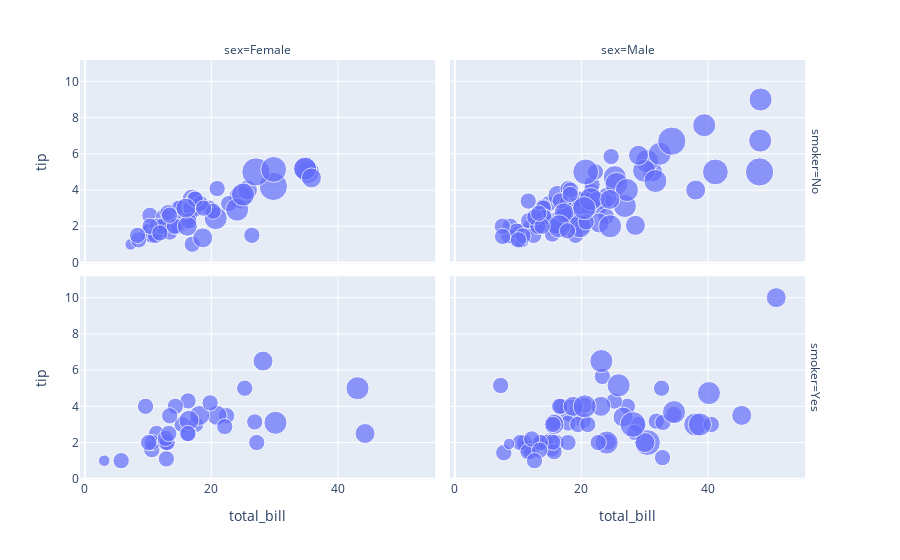

Here is the notebook cell this chart was saved with:
### Code cell
px.scatter(tips,x='total_bill',y='tip',
           size='size',
           facet_col='sex',
           facet_row='smoker')

### Figure 1 — Plotly figure (JSON) as saved in the notebook; plotly's stock layout.template omitted (floating-point values rounded to 4 significant figures)
{"data": [{"hovertemplate": "smoker=No<br>sex=Female<br>total_bill=%{x}<br>tip=%{y}<br>size=%{marker.size}<extra></extra>", "legendgroup": "", "marker": {"color": "#636efa", "size": [2, 4, 4, 2, 3, 3, 2, 2, 2, 2, 4, 3, 2, 4, 2, 2, 3, 2, 1, 4, 2, 2, 1, 3, 2, 2, 2, 4, 2, 2, 6, 2, 2, 2, 2, 2, 2, 2, 2, 2, 2, 2, 6, 2, 2, 3, 2, 5, 4, 2, 3, 3, 3, 2], "sizemode": "area", "sizeref": 0.015, "symbol": "circle"}, "mode": "markers", "name": "", "orientation": "v", "showlegend": false, "type": "scatter", "x": [16.99, 24.59, 35.26, 14.83, 10.33, 16.97, 20.29, 15.77, 19.65, 15.06, 20.69, 16.93, 10.29, 34.81, 26.41, 16.45, 17.07, 14.73, 10.07, 34.83, 22.75, 20.92, 7.25, 25.71, 17.31, 10.65, 12.43, 24.08, 13.42, 12.48, 29.8, 14.52, 11.38, 20.27, 11.17, 12.26, 18.26, 8.51, 10.33, 14.15, 13.16, 17.47, 27.05, 16.43, 8.35, 18.64, 11.87, 29.85, 25, 13.39, 16.21, 15.98, 35.83, 18.78], "xaxis": "x3", "y": [1.01, 3.61, 5, 3.02, 1.67, 3.5, 2.75, 2.23, 3, 3, 2.45, 3.07, 2.6, 5.2, 1.5, 2.47, 3, 2.2, 1.83, 5.17, 3.25, 4.08, 1, 4, 3.5, 1.5, 1.8, 2.92, 1.68, 2.52, 4.2, 2, 2, 2.83, 1.5, 2, 3.25, 1.25, 2, 2, 2.75, 3.5, 5, 2.3, 1.5, 1.36, 1.63, 5.14, 3.75, 2.61, 2, 3, 4.67, 3], "yaxis": "y3"}, {"hovertemplate": "smoker=No<br>sex=Male<br>total_bill=%{x}<br>tip=%{y}<br>size=%{marker.size}<extra></extra>", "legendgroup": "", "marker": {"color": "#636efa", "size": [3, 3, 2, 4, 2, 4, 2, 2, 2, 2, 4, 2, 3, 3, 2, 4, 2, 4, 2, 2, 2, 2, 4, 2, 3, 3, 3, 3, 3, 2, 2, 2, 4, 2, 2, 4, 3, 2, 2, 2, 4, 2, 4, 3, 3, 2, 2, 2, 4, 2, 2, 2, 2, 2, 2, 2, 2, 2, 2, 2, 2, 3, 2, 4, 2, 2, 2, 2, 3, 2, 6, 5, 2, 2, 2, 2, 3, 4, 4, 6, 4, 4, 2, 2, 3, 2, 4, 5, 2, 4, 4, 2, 2, 2, 2, 3, 2], "sizemode": "area", "sizeref": 0.015, "symbol": "circle"}, "mode": "markers", "name": "", "orientation": "v", "showlegend": false, "type": "scatter", "x": [10.34, 21.01, 23.68, 25.29, 8.77, 26.88, 15.04, 14.78, 10.27, 15.42, 18.43, 21.58, 16.29, 20.65, 17.92, 39.42, 19.82, 17.81, 13.37, 12.69, 21.7, 9.55, 18.35, 17.78, 24.06, 16.31, 18.69, 31.27, 16.04, 17.46, 13.94, 9.68, 30.4, 18.29, 22.23, 32.4, 28.55, 18.04, 12.54, 9.94, 25.56, 19.49, 48.27, 17.59, 20.08, 20.23, 12.02, 10.51, 27.2, 22.76, 17.29, 16.66, 15.98, 13.03, 18.28, 24.71, 21.16, 22.49, 12.46, 18.24, 14, 38.07, 23.95, 29.93, 11.69, 14.26, 15.95, 8.52, 22.82, 19.08, 34.3, 41.19, 9.78, 7.51, 14.07, 13.13, 17.26, 24.55, 19.77, 48.17, 16.49, 21.5, 12.66, 13.81, 24.52, 20.76, 31.71, 20.69, 7.56, 48.33, 20.45, 13.28, 11.61, 10.77, 10.07, 29.03, 17.82], "xaxis": "x4", "y": [1.66, 3.5, 3.31, 4.71, 2, 3.12, 1.96, 3.23, 1.71, 1.57, 3, 3.92, 3.71, 3.35, 4.08, 7.58, 3.18, 2.34, 2, 2, 4.3, 1.45, 2.5, 3.27, 3.6, 2, 2.31, 5, 2.24, 2.54, 3.06, 1.32, 5.6, 3, 5, 6, 2.05, 3, 2.5, 1.56, 4.34, 3.51, 6.73, 2.64, 3.15, 2.01, 1.97, 1.25, 4, 3, 2.71, 3.4, 2.03, 2, 4, 5.85, 3, 3.5, 1.5, 3.76, 3, 4, 2.55, 5.07, 2.31, 2.5, 2, 1.48, 2.18, 1.5, 6.7, 5, 1.73, 2, 2.5, 2, 2.74, 2, 2, 5, 2, 3.5, 2.5, 2, 3.48, 2.24, 4.5, 5, 1.44, 9, 3, 2.72, 3.39, 1.47, 1.25, 5.92, 1.75], "yaxis": "y4"}, {"hovertemplate": "smoker=Yes<br>sex=Female<br>total_bill=%{x}<br>tip=%{y}<br>size=%{marker.size}<extra></extra>", "legendgroup": "", "marker": {"color": "#636efa", "size": [1, 2, 2, 2, 2, 2, 2, 3, 2, 2, 2, 2, 2, 2, 3, 3, 2, 4, 2, 2, 2, 2, 3, 2, 2, 3, 2, 4, 2, 2, 2, 2, 2], "sizemode": "area", "sizeref": 0.015, "symbol": "circle"}, "mode": "markers", "name": "", "orientation": "v", "showlegend": false, "type": "scatter", "x": [3.07, 26.86, 25.28, 5.75, 16.32, 11.35, 15.38, 44.3, 22.42, 14.31, 17.51, 10.59, 10.63, 9.6, 20.9, 18.15, 19.81, 43.11, 13, 12.74, 13, 16.4, 16.47, 12.76, 13.27, 28.17, 12.9, 30.14, 13.42, 16.27, 10.09, 22.12, 27.18], "xaxis": "x", "y": [1, 3.14, 5, 1, 4.3, 2.5, 3, 2.5, 3.48, 4, 3, 1.61, 2, 4, 3.5, 3.5, 4.19, 5, 2, 2.01, 2, 2.5, 3.23, 2.23, 2.5, 6.5, 1.1, 3.09, 3.48, 2.5, 2, 2.88, 2], "yaxis": "y"}, {"hovertemplate": "smoker=Yes<br>sex=Male<br>total_bill=%{x}<br>tip=%{y}<br>size=%{marker.size}<extra></extra>", "legendgroup": "", "marker": {"color": "#636efa", "size": [4, 2, 2, 2, 2, 4, 2, 2, 2, 2, 2, 4, 2, 2, 2, 2, 2, 2, 2, 3, 2, 2, 2, 2, 2, 2, 2, 2, 4, 2, 3, 4, 2, 5, 3, 2, 2, 2, 2, 2, 2, 3, 4, 3, 4, 2, 3, 4, 5, 2, 2, 2, 1, 2, 4, 3, 2, 2, 2, 2], "sizemode": "area", "sizeref": 0.015, "symbol": "circle"}, "mode": "markers", "name": "", "orientation": "v", "showlegend": false, "type": "scatter", "x": [38.01, 11.24, 20.29, 13.81, 11.02, 18.29, 15.01, 17.92, 19.44, 32.68, 28.97, 40.17, 27.28, 12.03, 21.01, 15.36, 20.49, 25.21, 16, 50.81, 15.81, 7.25, 31.85, 16.82, 32.9, 17.89, 14.48, 34.63, 34.65, 23.33, 45.35, 23.17, 40.55, 30.46, 23.1, 15.69, 28.44, 15.48, 16.58, 10.34, 13.51, 18.71, 20.53, 26.59, 38.73, 24.27, 30.06, 25.89, 28.15, 11.59, 7.74, 12.16, 8.58, 13.42, 24.01, 15.69, 15.53, 12.6, 32.83, 22.67], "xaxis": "x2", "y": [3, 1.76, 3.21, 2, 1.98, 3.76, 2.09, 3.08, 3, 5, 3, 4.73, 4, 1.5, 3, 1.64, 4.06, 4.29, 2, 10, 3.16, 5.15, 3.18, 4, 3.11, 2, 2, 3.55, 3.68, 5.65, 3.5, 6.5, 3, 2, 4, 1.5, 2.56, 2.02, 4, 2, 2, 4, 4, 3.41, 3, 2.03, 2, 5.16, 3, 1.5, 1.44, 2.2, 1.92, 1.58, 2, 3, 3, 1, 1.17, 2], "yaxis": "y2"}], "layout": {"annotations": [{"font": {}, "showarrow": false, "text": "sex=Female", "x": 0.24, "xanchor": "center", "xref": "paper", "y": 1, "yanchor": "bottom", "yref": "paper"}, {"font": {}, "showarrow": false, "text": "sex=Male", "x": 0.74, "xanchor": "center", "xref": "paper", "y": 1, "yanchor": "bottom", "yref": "paper"}, {"font": {}, "showarrow": false, "text": "smoker=Yes", "textangle": 90, "x": 0.98, "xanchor": "left", "xref": "paper", "y": 0.2425, "yanchor": "middle", "yref": "paper"}, {"font": {}, "showarrow": false, "text": "smoker=No", "textangle": 90, "x": 0.98, "xanchor": "left", "xref": "paper", "y": 0.7575, "yanchor": "middle", "yref": "paper"}], "legend": {"itemsizing": "constant", "tracegroupgap": 0}, "margin": {"t": 60}, "xaxis": {"anchor": "y", "domain": [0, 0.48], "title": {"text": "total_bill"}}, "xaxis2": {"anchor": "y2", "domain": [0.5, 0.98], "matches": "x", "title": {"text": "total_bill"}}, "xaxis3": {"anchor": "y3", "domain": [0, 0.48], "matches": "x", "showticklabels": false}, "xaxis4": {"anchor": "y4", "domain": [0.5, 0.98], "matches": "x", "showticklabels": false}, "yaxis": {"anchor": "x", "domain": [0, 0.485], "title": {"text": "tip"}}, "yaxis2": {"anchor": "x2", "domain": [0, 0.485], "matches": "y", "showticklabels": false}, "yaxis3": {"anchor": "x3", "domain": [0.515, 1], "matches": "y", "title": {"text": "tip"}}, "yaxis4": {"anchor": "x4", "domain": [0.515, 1], "matches": "y", "showticklabels": false}}}
